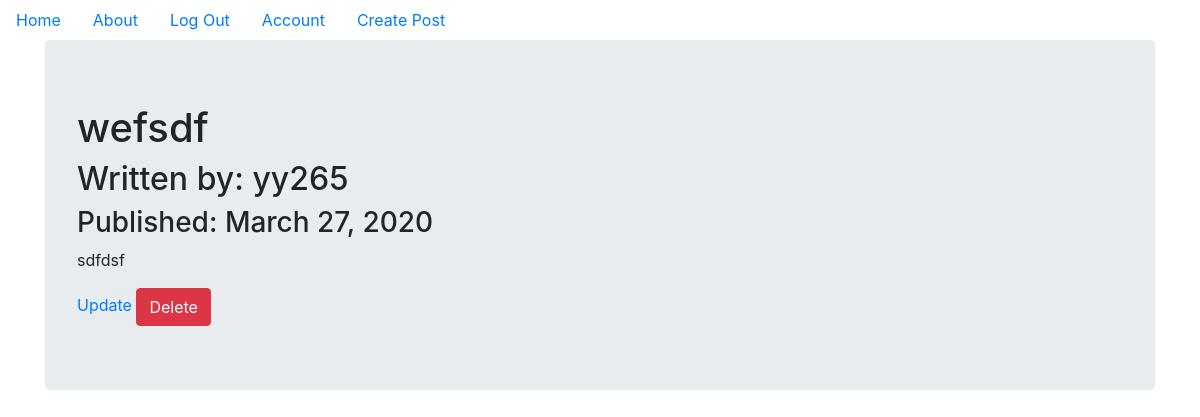
/1 (signed in), run on the app's committed database.
### roommatefinder/models.py (models this page shows, shortened)
class BlogPost(db.Model):
    users = db.relationship(User)
    id = db.Column(db.Integer,primary_key=True)
    user_id = db.Column(db.Integer,db.ForeignKey('users.id'),nullable=False)
    date = db.Column(db.DateTime,nullable=False,default=datetime.utcnow)
    title = db.Column(db.String(140),nullable=False)
    text = db.Column(db.Text,nullable=False)

class User(db.Model,UserMixin):
    __tablename__ = 'users'
    id = db.Column(db.Integer,primary_key=True, nullable=False)
    netid = db.Column(db.String(64),unique=True,index=True, nullable=False)
    name = db.Column(db.String(64),nullable=False,index=True)
    gender = db.Column(db.String(1), nullable=False)
    year = db.Column(db.Integer, nullable=False)
    smoking = db.Column(db.String(1), nullable=False)
    sleeping = db.Column(db.Integer, nullable=False)
    waking = db.Column(db.Integer, nullable=False)
    room_utility = db.Column(db.String(10), nullable=False)
    on_campus = db.Column(db.String(10), nullable=False)
    profile_image = db.Column(db.String(64),nullable=False,default='default_profile.png')
    password_hash = db.Column(db.String(128))
    posts = db.relationship('BlogPost',backref='author',lazy=True)

### roommatefinder/blog_posts/views.py (the view)
@blog_posts.route('/<int:blog_post_id>')
def blog_post(blog_post_id):
    blog_post = BlogPost.query.get_or_404(blog_post_id)
    return render_template('blog_post.html',title=blog_post.title,
                            date=blog_post.date,post=blog_post
    )

### roommatefinder/models.py (called while the page is built)
@login_manager.user_loader
def load_user(user_id):
    return User.query.get(user_id)

### roommatefinder/templates/blog_post.html (shortened to what this page needs)
{% extends "base.html" %}
{% block content %}
<div class="jumbotron">
  <h1>{{post.title}}</h1>
  <h2>Written by: {{post.author.netid}}</h2>
  <h3>Published: {{post.date.strftime('%B %d, %Y')}}</h3>
  <p>{{post.text}}</p>
  {% if post.author == current_user %}
  <div>
    <a href="{{url_for('blog_posts.update',blog_post_id=post.id)}}">Update</a>
    <button type="button" class="btn btn-danger" data-toggle='modal' data-target="#del_modal">Delete</button>
  </div>
  {% endif %}
</div>
{% endblock %}

### data on the page
BlogPost: title "wefsdf", date "March 27, 2020", text "sdfdsf"
User: author.netid "yy265"
